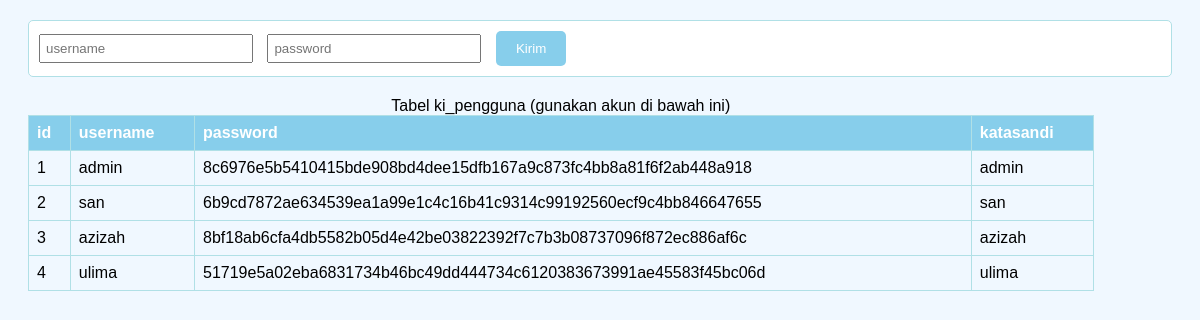
The page / on the database its author committed.
### tables this page shows
CREATE TABLE `ki_pengguna` (
  `id` int(11) NOT NULL,
  `username` varchar(16) NOT NULL,
  `password` varchar(256) NOT NULL,
  `katasandi` varchar(32) NOT NULL
);

### index.php (the view, shortened to what this page needs)
<!DOCTYPE html>
<html lang="en">
<head>
    <link rel="stylesheet" href="gaya.css">
</head>
<body>
    <form method="post" action="baca.php">
        <input type="text" placeholder="username" name="username" required>
        <input type="password" placeholder="password" name="password" required>
        <button>Kirim</button>
    </form>
    <?php
    $namaserver = "localhost";
    $usernamedb = "root";
    $passworddb = "";
    $namadb = "buat_belajar";
    $konek = mysqli_connect($namaserver, $usernamedb, $passworddb, $namadb);
    $sql_pengguna = "SELECT id, username, password, katasandi FROM ki_pengguna";
    $hasil = mysqli_query($konek, $sql_pengguna);
    echo "<table>
            <caption>Tabel ki_pengguna (gunakan akun di bawah ini)</caption>
            <tr>
                <th>id</th>
                <th>username</th>
                <th>password</th>
                <th>katasandi</th>
            </tr>";
    if (mysqli_num_rows($hasil) > 0) {
        while ($baris = mysqli_fetch_assoc($hasil)) {
            echo "<tr><td>" . $baris["id"] . "</td><td>" . $baris["username"] . "</td><td>" . $baris["password"] . "</td><td>" . $baris["katasandi"] . "</td></tr>";
        }
    } else {
        echo "<tr><td>-</td><td>-</td><td>-</td><td>-</td></tr>";
    }
    echo "</table>";
    ?>
</body>
</html>

### gaya.css (style rules this page uses)
body { background-color: #f0f8ff; font-family: Arial, sans-serif; }
form { margin: 20px; padding: 10px; background-color: white; border: 1px solid #b0e0e6; border-radius: 5px; }
input[type="text"], input[type="password"] { width: 200px; padding: 5px; margin-right: 10px; }
button { background-color: #87ceeb; color: white; padding: 10px 20px; border: none; border-radius: 5px; cursor: pointer; }
table { margin: 20px; border-collapse: collapse; width: 90%; }
th, td { border: 1px solid #b0e0e6; padding: 8px; text-align: left; }
th { background-color: #87ceeb; color: white; }
tr:nth-child(even) { background-color: #f0f8ff; }

### rows shown on the page
ki_pengguna: id "1", username "admin", password "8c6976e5b5410415bde908bd4dee15dfb167a9c873fc4bb8a81f6f2ab448a918", katasandi "admin"
ki_pengguna: id "2", username "san", password "6b9cd7872ae634539ea1a99e1c4c16b41c9314c99192560ecf9c4bb846647655", katasandi "san"
ki_pengguna: id "3", username "azizah", password "8bf18ab6cfa4db5582b05d4e42be03822392f7c7b3b08737096f872ec886af6c", katasandi "azizah"
ki_pengguna: id "4", username "ulima", password "51719e5a02eba6831734b46bc49dd444734c6120383673991ae45583f45bc06d", katasandi "ulima"
